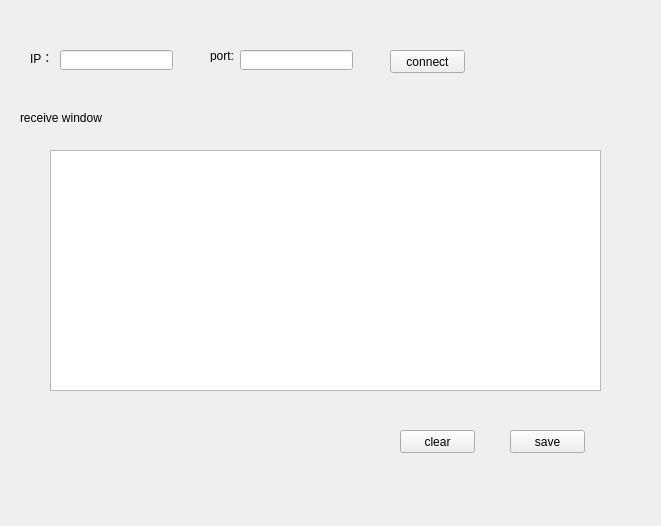
<?xml version="1.0" encoding="UTF-8"?>
<ui version="4.0">
 <class>SocketSettingWidget</class>
 <widget class="QWidget" name="SocketSettingWidget">
  <property name="geometry">
   <rect>
    <x>0</x>
    <y>0</y>
    <width>661</width>
    <height>526</height>
   </rect>
  </property>
  <property name="windowTitle">
   <string>Form</string>
  </property>
  <widget class="QLabel" name="label">
   <property name="geometry">
    <rect>
     <x>30</x>
     <y>50</y>
     <width>21</width>
     <height>16</height>
    </rect>
   </property>
   <property name="text">
    <string>IP：</string>
   </property>
  </widget>
  <widget class="QLineEdit" name="lineEdit_IP">
   <property name="geometry">
    <rect>
     <x>60</x>
     <y>50</y>
     <width>113</width>
     <height>20</height>
    </rect>
   </property>
  </widget>
  <widget class="QLineEdit" name="lineEdit_Port">
   <property name="geometry">
    <rect>
     <x>240</x>
     <y>50</y>
     <width>113</width>
     <height>20</height>
    </rect>
   </property>
  </widget>
  <widget class="QLabel" name="label_2">
   <property name="geometry">
    <rect>
     <x>210</x>
     <y>50</y>
     <width>54</width>
     <height>12</height>
    </rect>
   </property>
   <property name="text">
    <string>port:</string>
   </property>
  </widget>
  <widget class="QPushButton" name="pushButton_Connect">
   <property name="geometry">
    <rect>
     <x>390</x>
     <y>50</y>
     <width>75</width>
     <height>23</height>
    </rect>
   </property>
   <property name="text">
    <string>connect</string>
   </property>
  </widget>
  <widget class="QLabel" name="label_3">
   <property name="geometry">
    <rect>
     <x>20</x>
     <y>110</y>
     <width>91</width>
     <height>16</height>
    </rect>
   </property>
   <property name="text">
    <string>receive window</string>
   </property>
  </widget>
  <widget class="QTextEdit" name="textEdit_Recv">
   <property name="geometry">
    <rect>
     <x>50</x>
     <y>150</y>
     <width>551</width>
     <height>241</height>
    </rect>
   </property>
  </widget>
  <widget class="QPushButton" name="pushButton_Clear">
   <property name="geometry">
    <rect>
     <x>400</x>
     <y>430</y>
     <width>75</width>
     <height>23</height>
    </rect>
   </property>
   <property name="text">
    <string>clear</string>
   </property>
  </widget>
  <widget class="QPushButton" name="pushButton_Save">
   <property name="geometry">
    <rect>
     <x>510</x>
     <y>430</y>
     <width>75</width>
     <height>23</height>
    </rect>
   </property>
   <property name="text">
    <string>save</string>
   </property>
  </widget>
 </widget>
 <resources/>
 <connections/>
</ui>
